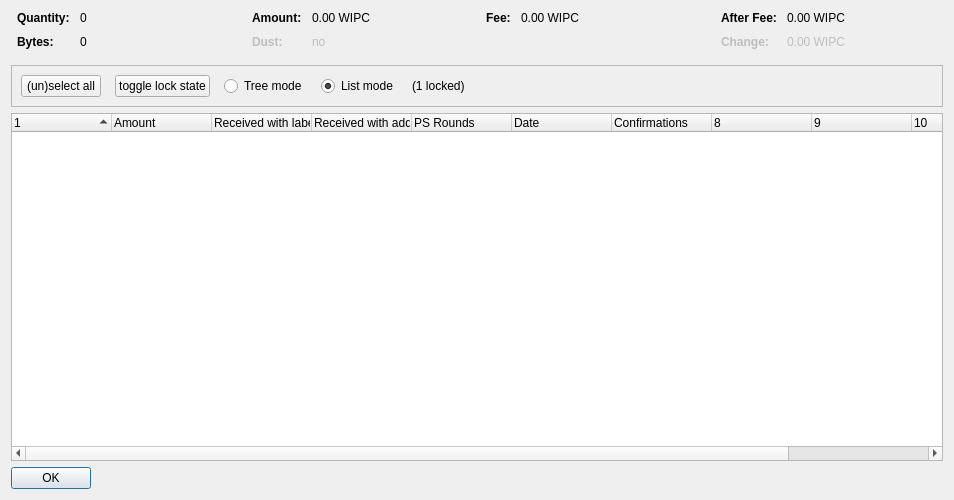
<?xml version="1.0" encoding="UTF-8"?>
<ui version="4.0">
 <class>CoinControlDialog</class>
 <widget class="QDialog" name="CoinControlDialog">
  <property name="geometry">
   <rect>
    <x>0</x>
    <y>0</y>
    <width>954</width>
    <height>500</height>
   </rect>
  </property>
  <property name="windowTitle">
   <string>Coin Selection</string>
  </property>
  <layout class="QVBoxLayout" name="verticalLayout">
   <item>
    <layout class="QHBoxLayout" name="horizontalLayoutTop" stretch="0,0,0,0">
     <property name="topMargin">
      <number>0</number>
     </property>
     <property name="bottomMargin">
      <number>10</number>
     </property>
     <item>
      <layout class="QFormLayout" name="formLayoutCoinControl1">
       <property name="horizontalSpacing">
        <number>10</number>
       </property>
       <property name="verticalSpacing">
        <number>10</number>
       </property>
       <property name="leftMargin">
        <number>6</number>
       </property>
       <property name="rightMargin">
        <number>6</number>
       </property>
       <item row="0" column="0">
        <widget class="QLabel" name="labelCoinControlQuantityText">
         <property name="font">
          <font>
           <weight>75</weight>
           <bold>true</bold>
          </font>
         </property>
         <property name="text">
          <string>Quantity:</string>
         </property>
        </widget>
       </item>
       <item row="0" column="1">
        <widget class="QLabel" name="labelCoinControlQuantity">
         <property name="cursor">
          <cursorShape>IBeamCursor</cursorShape>
         </property>
         <property name="contextMenuPolicy">
          <enum>Qt::ActionsContextMenu</enum>
         </property>
         <property name="text">
          <string notr="true">0</string>
         </property>
         <property name="textInteractionFlags">
          <set>Qt::LinksAccessibleByMouse|Qt::TextSelectableByKeyboard|Qt::TextSelectableByMouse</set>
         </property>
        </widget>
       </item>
       <item row="1" column="0">
        <widget class="QLabel" name="labelCoinControlBytesText">
         <property name="font">
          <font>
           <weight>75</weight>
           <bold>true</bold>
          </font>
         </property>
         <property name="text">
          <string>Bytes:</string>
         </property>
        </widget>
       </item>
       <item row="1" column="1">
        <widget class="QLabel" name="labelCoinControlBytes">
         <property name="cursor">
          <cursorShape>IBeamCursor</cursorShape>
         </property>
         <property name="contextMenuPolicy">
          <enum>Qt::ActionsContextMenu</enum>
         </property>
         <property name="text">
          <string notr="true">0</string>
         </property>
         <property name="textInteractionFlags">
          <set>Qt::LinksAccessibleByMouse|Qt::TextSelectableByKeyboard|Qt::TextSelectableByMouse</set>
         </property>
        </widget>
       </item>
      </layout>
     </item>
     <item>
      <layout class="QFormLayout" name="formLayoutCoinControl2">
       <property name="horizontalSpacing">
        <number>10</number>
       </property>
       <property name="verticalSpacing">
        <number>10</number>
       </property>
       <property name="leftMargin">
        <number>6</number>
       </property>
       <property name="rightMargin">
        <number>6</number>
       </property>
       <item row="0" column="0">
        <widget class="QLabel" name="labelCoinControlAmountText">
         <property name="font">
          <font>
           <weight>75</weight>
           <bold>true</bold>
          </font>
         </property>
         <property name="text">
          <string>Amount:</string>
         </property>
        </widget>
       </item>
       <item row="0" column="1">
        <widget class="QLabel" name="labelCoinControlAmount">
         <property name="cursor">
          <cursorShape>IBeamCursor</cursorShape>
         </property>
         <property name="contextMenuPolicy">
          <enum>Qt::ActionsContextMenu</enum>
         </property>
         <property name="text">
          <string notr="true">0.00 WIPC</string>
         </property>
         <property name="textInteractionFlags">
          <set>Qt::LinksAccessibleByMouse|Qt::TextSelectableByKeyboard|Qt::TextSelectableByMouse</set>
         </property>
        </widget>
       </item>
       <item row="1" column="0">
        <widget class="QLabel" name="labelCoinControlLowOutputText">
         <property name="enabled">
          <bool>false</bool>
         </property>
         <property name="font">
          <font>
           <weight>75</weight>
           <bold>true</bold>
          </font>
         </property>
         <property name="text">
          <string>Dust:</string>
         </property>
        </widget>
       </item>
       <item row="1" column="1">
        <widget class="QLabel" name="labelCoinControlLowOutput">
         <property name="enabled">
          <bool>false</bool>
         </property>
         <property name="cursor">
          <cursorShape>IBeamCursor</cursorShape>
         </property>
         <property name="contextMenuPolicy">
          <enum>Qt::ActionsContextMenu</enum>
         </property>
         <property name="text">
          <string notr="true">no</string>
         </property>
         <property name="textInteractionFlags">
          <set>Qt::LinksAccessibleByMouse|Qt::TextSelectableByKeyboard|Qt::TextSelectableByMouse</set>
         </property>
        </widget>
       </item>
      </layout>
     </item>
     <item>
      <layout class="QFormLayout" name="formLayoutCoinControl3">
       <property name="horizontalSpacing">
        <number>10</number>
       </property>
       <property name="verticalSpacing">
        <number>10</number>
       </property>
       <property name="leftMargin">
        <number>6</number>
       </property>
       <property name="rightMargin">
        <number>6</number>
       </property>
       <item row="0" column="0">
        <widget class="QLabel" name="labelCoinControlFeeText">
         <property name="font">
          <font>
           <weight>75</weight>
           <bold>true</bold>
          </font>
         </property>
         <property name="text">
          <string>Fee:</string>
         </property>
        </widget>
       </item>
       <item row="0" column="1">
        <widget class="QLabel" name="labelCoinControlFee">
         <property name="cursor">
          <cursorShape>IBeamCursor</cursorShape>
         </property>
         <property name="contextMenuPolicy">
          <enum>Qt::ActionsContextMenu</enum>
         </property>
         <property name="text">
          <string notr="true">0.00 WIPC</string>
         </property>
         <property name="textInteractionFlags">
          <set>Qt::LinksAccessibleByMouse|Qt::TextSelectableByKeyboard|Qt::TextSelectableByMouse</set>
         </property>
        </widget>
       </item>
      </layout>
     </item>
     <item>
      <layout class="QFormLayout" name="formLayoutCoinControl4">
       <property name="horizontalSpacing">
        <number>10</number>
       </property>
       <property name="verticalSpacing">
        <number>10</number>
       </property>
       <property name="leftMargin">
        <number>6</number>
       </property>
       <property name="rightMargin">
        <number>6</number>
       </property>
       <item row="0" column="0">
        <widget class="QLabel" name="labelCoinControlAfterFeeText">
         <property name="font">
          <font>
           <weight>75</weight>
           <bold>true</bold>
          </font>
         </property>
         <property name="text">
          <string>After Fee:</string>
         </property>
        </widget>
       </item>
       <item row="0" column="1">
        <widget class="QLabel" name="labelCoinControlAfterFee">
         <property name="cursor">
          <cursorShape>IBeamCursor</cursorShape>
         </property>
         <property name="contextMenuPolicy">
          <enum>Qt::ActionsContextMenu</enum>
         </property>
         <property name="text">
          <string notr="true">0.00 WIPC</string>
         </property>
         <property name="textInteractionFlags">
          <set>Qt::LinksAccessibleByMouse|Qt::TextSelectableByKeyboard|Qt::TextSelectableByMouse</set>
         </property>
        </widget>
       </item>
       <item row="1" column="0">
        <widget class="QLabel" name="labelCoinControlChangeText">
         <property name="enabled">
          <bool>false</bool>
         </property>
         <property name="font">
          <font>
           <weight>75</weight>
           <bold>true</bold>
          </font>
         </property>
         <property name="text">
          <string>Change:</string>
         </property>
        </widget>
       </item>
       <item row="1" column="1">
        <widget class="QLabel" name="labelCoinControlChange">
         <property name="enabled">
          <bool>false</bool>
         </property>
         <property name="cursor">
          <cursorShape>IBeamCursor</cursorShape>
         </property>
         <property name="contextMenuPolicy">
          <enum>Qt::ActionsContextMenu</enum>
         </property>
         <property name="text">
          <string notr="true">0.00 WIPC</string>
         </property>
         <property name="textInteractionFlags">
          <set>Qt::LinksAccessibleByMouse|Qt::TextSelectableByKeyboard|Qt::TextSelectableByMouse</set>
         </property>
        </widget>
       </item>
      </layout>
     </item>
    </layout>
   </item>
   <item>
    <widget class="QFrame" name="frame">
     <property name="minimumSize">
      <size>
       <width>0</width>
       <height>40</height>
      </size>
     </property>
     <property name="frameShape">
      <enum>QFrame::StyledPanel</enum>
     </property>
     <property name="frameShadow">
      <enum>QFrame::Sunken</enum>
     </property>
     <layout class="QHBoxLayout" name="horizontalLayout">
      <item>
       <layout class="QHBoxLayout" name="horizontalLayoutPanel" stretch="0,0,0,0,0,0">
        <property name="spacing">
         <number>14</number>
        </property>
        <item>
         <widget class="QPushButton" name="pushButtonSelectAll">
          <property name="sizePolicy">
           <sizepolicy hsizetype="Maximum" vsizetype="Fixed">
            <horstretch>0</horstretch>
            <verstretch>0</verstretch>
           </sizepolicy>
          </property>
          <property name="text">
           <string>(un)select all</string>
          </property>
          <property name="autoDefault">
           <bool>false</bool>
          </property>
         </widget>
        </item>
        <item>
         <widget class="QPushButton" name="pushButtonToggleLock">
          <property name="sizePolicy">
           <sizepolicy hsizetype="Maximum" vsizetype="Fixed">
            <horstretch>0</horstretch>
            <verstretch>0</verstretch>
           </sizepolicy>
          </property>
          <property name="text">
           <string>toggle lock state</string>
          </property>
          <property name="autoDefault">
           <bool>false</bool>
          </property>
         </widget>
        </item>
        <item>
         <widget class="QRadioButton" name="radioTreeMode">
          <property name="sizePolicy">
           <sizepolicy hsizetype="Maximum" vsizetype="Fixed">
            <horstretch>0</horstretch>
            <verstretch>0</verstretch>
           </sizepolicy>
          </property>
          <property name="text">
           <string>Tree mode</string>
          </property>
         </widget>
        </item>
        <item>
         <widget class="QRadioButton" name="radioListMode">
          <property name="sizePolicy">
           <sizepolicy hsizetype="Maximum" vsizetype="Fixed">
            <horstretch>0</horstretch>
            <verstretch>0</verstretch>
           </sizepolicy>
          </property>
          <property name="text">
           <string>List mode</string>
          </property>
          <property name="checked">
           <bool>true</bool>
          </property>
         </widget>
        </item>
        <item>
         <widget class="QLabel" name="labelLocked">
          <property name="text">
           <string>(1 locked)</string>
          </property>
         </widget>
        </item>
        <item>
         <spacer name="horizontalSpacer">
          <property name="orientation">
           <enum>Qt::Horizontal</enum>
          </property>
          <property name="sizeHint" stdset="0">
           <size>
            <width>40</width>
            <height>20</height>
           </size>
          </property>
         </spacer>
        </item>
       </layout>
      </item>
     </layout>
    </widget>
   </item>
   <item>
    <widget class="CoinControlTreeWidget" name="treeWidget">
     <property name="contextMenuPolicy">
      <enum>Qt::CustomContextMenu</enum>
     </property>
     <property name="sortingEnabled">
      <bool>false</bool>
     </property>
     <property name="columnCount">
      <number>11</number>
     </property>
     <attribute name="headerShowSortIndicator" stdset="0">
      <bool>true</bool>
     </attribute>
     <attribute name="headerStretchLastSection">
      <bool>false</bool>
     </attribute>
     <column>
      <property name="text">
       <string/>
      </property>
     </column>
     <column>
      <property name="text">
       <string>Amount</string>
      </property>
     </column>
     <column>
      <property name="text">
       <string>Received with label</string>
      </property>
     </column>
     <column>
      <property name="text">
       <string>Received with address</string>
      </property>
     </column>
     <column>
      <property name="text">
       <string>PS Rounds</string>
      </property>
     </column>
     <column>
      <property name="text">
       <string>Date</string>
      </property>
     </column>
     <column>
      <property name="text">
       <string>Confirmations</string>
      </property>
      <property name="toolTip">
       <string>Confirmed</string>
      </property>
     </column>
     <column>
      <property name="text">
       <string/>
      </property>
     </column>
     <column>
      <property name="text">
       <string/>
      </property>
     </column>
     <column>
      <property name="text">
       <string/>
      </property>
     </column>
     <column>
      <property name="text">
       <string/>
      </property>
     </column>
    </widget>
   </item>
   <item>
    <widget class="QDialogButtonBox" name="buttonBox">
     <property name="sizePolicy">
      <sizepolicy hsizetype="Maximum" vsizetype="Fixed">
       <horstretch>0</horstretch>
       <verstretch>0</verstretch>
      </sizepolicy>
     </property>
     <property name="orientation">
      <enum>Qt::Horizontal</enum>
     </property>
     <property name="standardButtons">
      <set>QDialogButtonBox::Ok</set>
     </property>
    </widget>
   </item>
  </layout>
 </widget>
 <customwidgets>
  <customwidget>
   <class>CoinControlTreeWidget</class>
   <extends>QTreeWidget</extends>
   <header>coincontroltreewidget.h</header>
  </customwidget>
 </customwidgets>
 <resources/>
 <connections/>
</ui>
